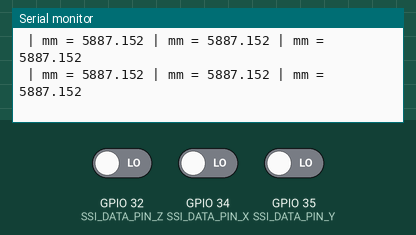
The sketch below on a simulated ESP32. Parts: the last lines printed to the serial monitor. The inputs (shaded band) are chosen by the test bench; at power-on: GPIO 32 (SSI_DATA_PIN_Z) LOW, GPIO 34 (SSI_DATA_PIN_X) LOW, GPIO 35 (SSI_DATA_PIN_Y) LOW.

Above: at 1.2 s.
1.3 s: GPIO 32 (SSI_DATA_PIN_Z) driven HIGH
At 2.3 s:
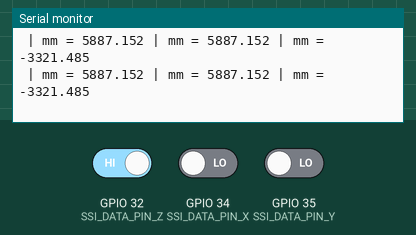
2.8 s: GPIO 34 (SSI_DATA_PIN_X) driven HIGH
At 3.3 s:
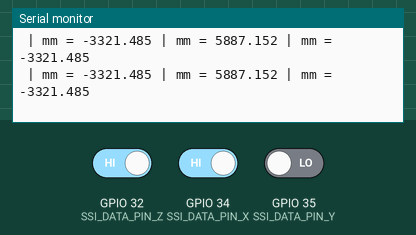
4.3 s: GPIO 35 (SSI_DATA_PIN_Y) driven HIGH
At 4.8 s:
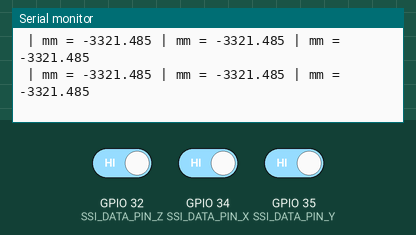
5.8 s: GPIO 32 (SSI_DATA_PIN_Z) driven LOW
At 6.5 s:
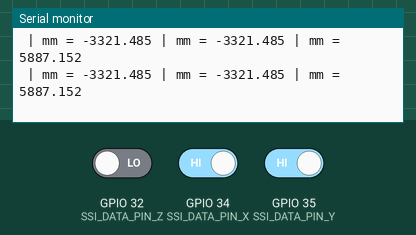
7.3 s: GPIO 34 (SSI_DATA_PIN_X) driven LOW
At 8.0 s:
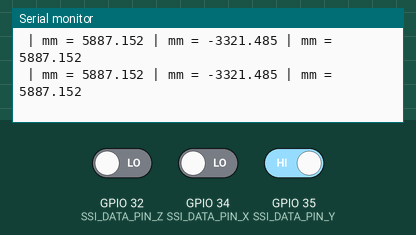
8.8 s: GPIO 35 (SSI_DATA_PIN_Y) driven LOW
At 9.6 s:
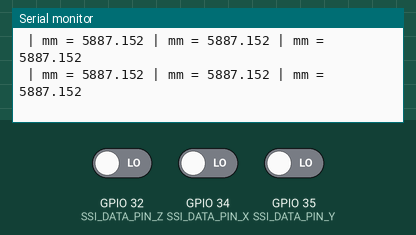
Timing chart, 0 to 11.0 s (numbered marks = the images above; inputs shaded):
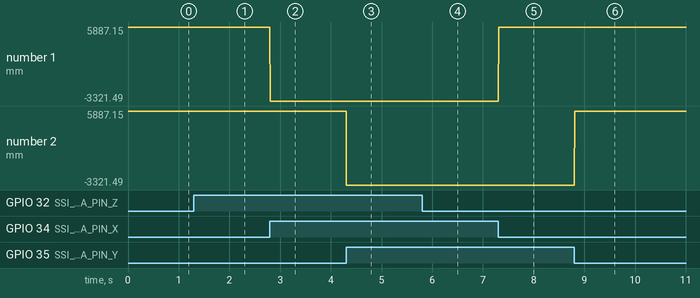

The sketch:

16-06-2025.ino
```cpp
#include <Arduino.h>

#define SSI_CLOCK_PIN 25
#define SSI_DATA_PIN_X 34
#define SSI_DATA_PIN_Y 35
#define SSI_DATA_PIN_Z 32
#define SSI_NUM_BITS 24

#define ENCODER_OFFSET 10142794
#define ENCODER_MAX_COUNT 10725802
#define TRAVEL_DISTANCE_MM 320.0

unsigned long lastReadTimeUs = 0;
const unsigned long readIntervalUs = 45;

float mapFloat(long x, long in_min, long in_max, float out_min, float out_max) {
  return (float)(x - in_min) * (out_max - out_min) / (float)(in_max - in_min) + out_min;
}

void setup() {
  gpio_set_direction((gpio_num_t)SSI_CLOCK_PIN, GPIO_MODE_OUTPUT);
  gpio_set_direction((gpio_num_t)SSI_DATA_PIN_X, GPIO_MODE_INPUT);
  gpio_set_direction((gpio_num_t)SSI_DATA_PIN_Y, GPIO_MODE_INPUT);
  gpio_set_direction((gpio_num_t)SSI_DATA_PIN_Z, GPIO_MODE_INPUT);

  gpio_set_level((gpio_num_t)SSI_CLOCK_PIN, 1);

  Serial.begin(115200);
}

void loop() {
  if (micros() - lastReadTimeUs >= readIntervalUs) {
    lastReadTimeUs = micros();

    uint32_t rawX = 0, rawY = 0, rawZ = 0;

    for (int i = 0; i < SSI_NUM_BITS; i++) {
      gpio_set_level((gpio_num_t)SSI_CLOCK_PIN, 0);
      delayMicroseconds(1);

      gpio_set_level((gpio_num_t)SSI_CLOCK_PIN, 1);
      delayMicroseconds(1);

      rawX = (rawX << 1) | gpio_get_level((gpio_num_t)SSI_DATA_PIN_X);
      rawY = (rawY << 1) | gpio_get_level((gpio_num_t)SSI_DATA_PIN_Y);
      rawZ = (rawZ << 1) | gpio_get_level((gpio_num_t)SSI_DATA_PIN_Z);
    }

    float positionXMM = mapFloat(rawX, 10725802, 10142794, 0.0, TRAVEL_DISTANCE_MM);
    float positionYMM = mapFloat(rawY, 10725802, 10142794, 0.0, TRAVEL_DISTANCE_MM);
    float positionZMM = mapFloat(rawZ, 10725802, 10142794, 0.0, TRAVEL_DISTANCE_MM);

    Serial.print(" | mm = ");
    Serial.print(positionXMM, 3);

    Serial.print(" | mm = ");
    Serial.print(positionYMM, 3);

    Serial.print(" | mm = ");
    Serial.println(positionZMM, 3);
  }
}
```

Measured:
- after the input at 1.3 s, the serial monitor: prints a new line at once (image 1)
- after the input at 2.8 s, the serial monitor: prints a new line at once (image 2)
- after the input at 4.3 s, the serial monitor: prints a new line at once (image 3)
- after the input at 5.8 s, the serial monitor: prints a new line at once (image 4)
- after the input at 7.3 s, the serial monitor: prints a new line at once (image 5)
- after the input at 8.8 s, the serial monitor: prints a new line at once (image 6)
